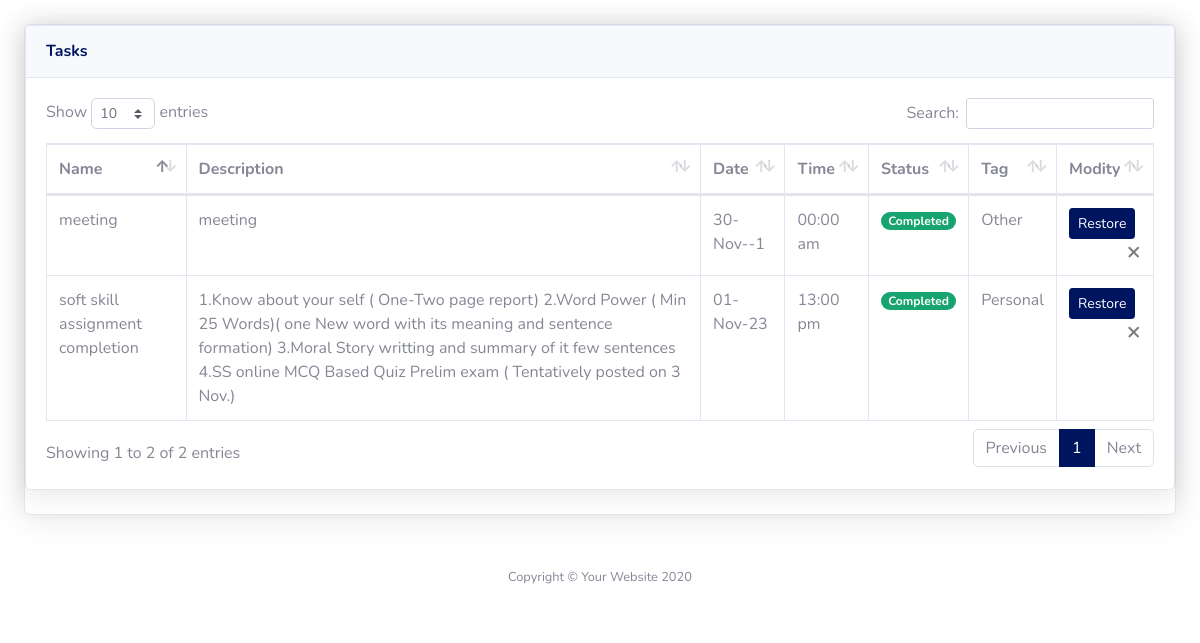
Screenshot of /admin/components/todo-list/complete-todo.php (signed in) with the database file from the repository.
### tables this page shows
CREATE TABLE `todo` (
  `id` int(11) NOT NULL,
  `name` varchar(40) NOT NULL,
  `disc` varchar(500) NOT NULL,
  `tag` varchar(30) NOT NULL,
  `type` int(11) NOT NULL DEFAULT 4,
  `status` int(11) NOT NULL DEFAULT 0,
  `trash` int(11) NOT NULL DEFAULT 0,
  `created` date NOT NULL,
  `time` time NOT NULL,
  `fk_user` int(11) NOT NULL,
  `fk_goal` int(11) NOT NULL
);

### conn.php (called while the page is built)
<?php
 function sql_query($sql){
    $conn=mysqli_connect("localhost","root","","PPP");
    if ($conn->connect_error) {
        die("Connection failure: "
            . $conn->connect_error);
    } else{
        return mysqli_query($conn,$sql);
    }
 }
?>

### admin/components/todo-list/complete-todo.php (the view, shortened to what this page needs)
<?php
    include "../../../conn.php";
    $id=$_SESSION['id'];
?>
<!DOCTYPE html>
<html lang="en">
<head>
    <link href="/Personal-Productivity-Planner/admin/vendor/fontawesome-free/css/all.min.css" rel="stylesheet"
        type="text/css">
    <link href="/Personal-Productivity-Planner/admin/css/sb-admin-2.min.css" rel="stylesheet">
    <link href="/Personal-Productivity-Planner/admin/vendor/datatables/dataTables.bootstrap4.min.css" rel="stylesheet">
</head>
<body id="page-top">
    <div id="wrapper">
        <div id="content-wrapper" class="d-flex flex-column">
            <div id="content">
                <div class="container-fluid">
                <div class="card shadow mb-4 mt-4">
                    <div class="card shadow mb-4">
                        <div class="card-header py-3">
                            <h6 class="m-0 font-weight-bold text-primary">Tasks</h6>
                        </div>
                        <div class="card-body">
                            <div class="table-responsive">
                                    <table class="table table-bordered" id="dataTable" width="100%" cellspacing="0">
                                        <thead>
                                            <tr>
                                                <th>Name</th>
                                                <th>Description</th>
                                                <th>Date</th>
                                                <th>Time</th>
                                                <th>Status</th>
                                                <th>Tag</th>
                                                <th>Modity</th>
                                            </tr>
                                        </thead>
                                        <tbody>
                                            <?php
                                            $result=sql_query("SELECT * FROM `todo` WHERE `fk_user`='$id' and `trash`= 0 and `status`=1 ORDER BY `created` ASC");
                                            if (mysqli_num_rows($result) >0) {
                                            while($row = mysqli_fetch_assoc($result)){
                                                $tid=$row['id'];
                                                $date=strtotime($row["created"]);
                                                $strdate=strval(date('d-M-y', $date));
                                                $today=strtotime("now");
                                                $tomorrow=strtotime("tomorrow");
                                                $yesterday=strtotime("yesterday");
                                                $time=strtotime($row["time"]);
                                                $strtime=strval(date('H:i a', $time));
                                                echo '
                                                    <tr>
                                                    <td>'.$row['name'].'</td>
                                                    <td>'.$row['disc'].'</td>
                                                    <td>';
                                                    if(strval(date('d-M-y', $today))==strval(date('d-M-y', $date))){echo "Today";}
                                                    else if(strval(date('d-M-y', $tomorrow))==strval(date('d-M-y', $date))){echo "Tomorrow";}
                                                    else if(strval(date('d-M-y', $yesterday))==strval(date('d-M-y', $date))){echo "Yesterday";}else{echo $strdate;}
                                                echo'</td>
                                                    <td>'.$strtime.'</td>
                                                    <td>';
                                                    if($row['status']==1){echo '<span class="badge badge-pill badge-success mb-2 ">Completed</span>';}else if($row['status']==0 and date('d-M-y', $today)>date('d-M-y', $date)){echo '<span class="badge badge-pill badge-danger mb-2 ">Due</span>';}else{echo '<span class="badge badge-pill badge-warning mb-2 ">Pending</span>';}
                                                echo'</td>
                                                    <td>'.$row['tag'].'</td>
                                                    <td><form action="complete-todo.php" method="POST"><span><button type="submit" name="restore" value="'.$tid.'" class="btn btn-sm btn-primary">Restore</button><button type="submit" name="del-task" value="'.$row['id'].'" class="close" aria-label="Close"><span aria-hidden="true">&times;</span></button></span></form></td>
                                                </tr>';
                                                    }
                                                }
                                            ?>
                                        </tbody>
                                    </table>
                            </div>
                        </div>
                    </div>
                </div>
                <footer class="sticky-footer bg-white">
                    <div class="container my-auto">
                        <div class="copyright text-center my-auto">
                            <span>Copyright &copy; Your Website 2020</span>
                        </div>
                    </div>
                </footer>
            </div>
        </div>
</body>
</html>

### rows the page displays
todo: name "meeting", disc "meeting", created "30-Nov--1", time "00:00 am", status "Completed", tag "Other", $tid 12 (drawn), $row['id'] 12 (drawn)
todo: name "soft skill assignment completion", disc "1.Know about your self ( One-Two page report) 2.Word Power ( Min 25 Words)( one New word with its meaning and sentence formation) 3.Moral Story writting and summary of it few sentences 4.SS online MCQ Based Quiz Prelim exam ( Tentatively posted on 3 Nov.)", created "01-Nov-23", time "13:00 pm", status "Completed", tag "Personal", $tid 2 (drawn), $row['id'] 2 (drawn)
